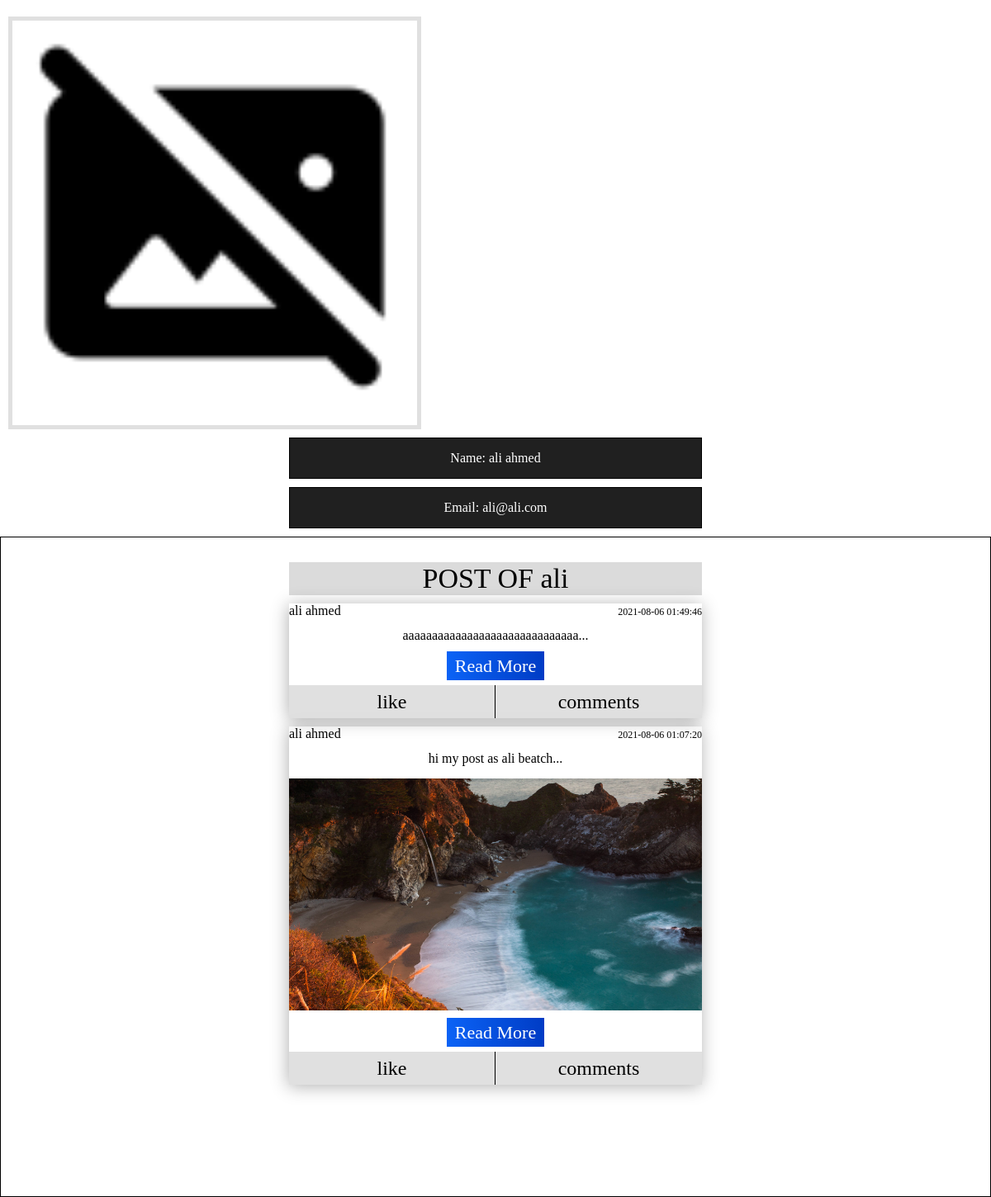
The page /user.php?id=1 on the database its author committed.
### tables this page shows
CREATE TABLE `users` (
  `id` int(11) NOT NULL,
  `firstName` varchar(250) NOT NULL,
  `lastName` varchar(250) NOT NULL,
  `email` varchar(250) NOT NULL,
  `password` varchar(250) NOT NULL,
  `url_img` varchar(500) DEFAULT NULL
);

CREATE TABLE `posts` (
  `id_post` int(11) NOT NULL,
  `id_author` int(11) NOT NULL,
  `context` text,
  `date_post` datetime NOT NULL DEFAULT CURRENT_TIMESTAMP,
  `url_img` varchar(500) DEFAULT NULL
);

### user.php (the view, shortened to what this page needs)
<?php
include_once 'php/inc/config.php';
$id_user= $_GET['id'];
$sq_user=mysqli_query($conn,"SELECT * FROM users WHERE id={$id_user}");
if(mysqli_num_rows($sq_user) > 0 ){
    while($user = mysqli_fetch_object($sq_user)){
     $firstname= $user -> firstName;
     $lastname= $user -> lastName;
     $email= $user -> email;
     $url_img=$user -> url_img;
 }
   $posts= mysqli_query($conn,"SELECT * FROM posts  WHERE id_author= '{$id_user}' ORDER BY id_post DESC");
   $posts_data= mysqli_fetch_all($posts,MYSQLI_ASSOC);
}
?>
<!DOCTYPE html>
<html lang="en">
<head>
                 <link rel="stylesheet" href="../css/core.css">
                 <link rel="stylesheet" href="../css/user.css">
                 <link rel="stylesheet" href="../css/home.css">
                 <link rel="stylesheet" href="../css/sign-up.css">
</head>
<body>
    <div class="user-container">
    <div class="image">
    <img src="../php/image-user/<?php if($url_img != NULL){
        echo $url_img;
    }else{
        echo 'default.png';
    } ?>" alt="<?php echo $firstname.','.$lastname;?>">
    </div>
    <div class="info">
    <ul>
    <li>Name: <?php echo $firstname . ' '.$lastname?></li>
    <li>Email: <?php echo $email?></li>
    </ul>
    </div>
    <?php
    if(!empty($posts_data)){?>
    <div class="user-posts">
<div class="container-post">
<div class="title-post">
            <span>
                POST OF <?php echo $firstname?>
            </span>
        </div>
    <?php
        foreach ($posts_data as $post){?>
    <div class="post">
        <div class="post-header">
            <a  href='user/<?php echo $post['id_author'] ?>' class=author-name><?php
  $get_author= mysqli_query($conn,"SELECT * FROM users  WHERE id ={$post['id_author']}");
       if(mysqli_num_rows($get_author) > 0){
while($author = mysqli_fetch_object($get_author)){
   echo $author -> firstName.' '.$author -> lastName;
}
}
?> </a>
            <span class=date-post>
                <?php echo htmlspecialchars($post['date_post'])?>
            </span>
        </div>
        <section class=content-post>
            <?php
            if($post['context'] != null){?>
            <p> <?php echo  substr(htmlspecialchars($post['context']),0,30). '...'?>
            </p>
            <?php
            }
            ?>
            <?php
            if($post['url_img'] != null){
            ?>
            <div class="image-post">
            <img src="../php/image-post/<?php echo $post['url_img']?>" alt="">
            </div>
            <?php
            }
            ?>
            <a href="../post/<?php echo $post['id_post']?>" class="readmore">Read More</a>
        </section>
        <div class="footer-post">
            <span class=like>like</span>
            <span class=comments>comments</span>
        </div>
    </div>
    <?php
}
?>
</div>
    </div>
    <?php
    }
    ?>
    </div>
</body>
</html>

### css/core.css (style rules this page uses)
* { padding: 0; margin: 0; box-sizing: border-box; text-decoration: none; }

### css/user.css (style rules this page uses)
.user-container { width: 100%; min-height: 100vh; }
.user-container .image { margin: 10px auto; width: 250px; border: 5px solid #dbdbdbdb; display: -webkit-box; display: -ms-flexbox; display: flex; -webkit-box-align: center; -ms-flex-align: center; align-items: center; }
.user-container .image img { width: 100%; }
.user-container .info { margin: 10px auto; width: 250px; min-height: 100px; }
.user-container .info ul { width: 100%; height: 100%; }
.user-container .info ul li { width: 100%; height: 50px; background-color: #202020; border: 1px #000 solid; display: -webkit-box; display: -ms-flexbox; display: flex; -webkit-box-align: center; -ms-flex-align: center; align-items: center; -webkit-box-pack: center; -ms-flex-pack: center; justify-content: center; color: #fff; margin: 10px 0px; }
.user-container .user-posts .title-post { width: 300px; height: 40px; margin: 30px auto 10px auto; display: -webkit-box; display: -ms-flexbox; display: flex; -webkit-box-align: center; -ms-flex-align: center; align-items: center; -webkit-box-pack: center; -ms-flex-pack: center; justify-content: center; background-color: #dbdbdb; font-size: 34px; }
@media screen and (min-width: 700px) { .user-container .image { margin: 10px; float: left; width: 500px; } }
@media screen and (min-width: 700px) { .user-container .image img { width: 100%; } }
@media screen and (min-width: 700px) { .user-container .info { min-height: 500px; width: 500px; } }
@media screen and (min-width: 700px) { .user-container .user-posts .title-post { width: 500px; } }

### css/sign-up.css (style rules this page uses)
body { width: 100%; }

### rows shown on the page
users: firstName "ali", lastName "ahmed", email "ali@ali.com"
posts: date_post "2021-08-06 01:49:46", context "aaaaaaaaaaaaaaaaaaaaaaaaaaaaaa"
posts: date_post "2021-08-06 01:07:20", context "hi my post as ali beatch", url_img (picture)
